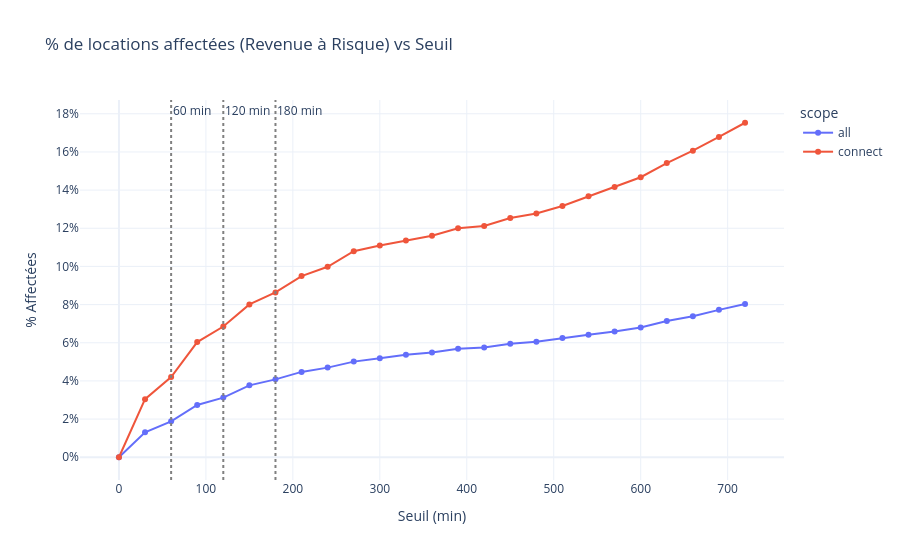

Notebook cell for this chart:
### Code cell
# --- Graphique 6 : Chiffre d'affaires affecté vs seuil ---
fig6 = px.line(df_sim, x='threshold', y='pct_rentals_affected', color='scope', markers=True,
    title='% de locations affectées (Revenue à Risque) vs Seuil',
    labels={'threshold': 'Seuil (min)', 'pct_rentals_affected': '% Affectées'},
    color_discrete_map={'all': '#636EFA', 'connect': '#EF553B'})
for t in [60, 120, 180]:
    fig6.add_vline(x=t, line_dash='dot', line_color='grey', annotation_text=str(t)+' min')
fig6.update_layout(template='plotly_white', yaxis_ticksuffix='%')
fig6.show()

### Figure 1 — Plotly figure (JSON) as saved in the notebook; plotly's stock layout.template omitted (floating-point values rounded to 4 significant figures)
{"data": [{"hovertemplate": "scope=all<br>Seuil (min)=%{x}<br>% Affectées=%{y}<extra></extra>", "legendgroup": "all", "line": {"color": "#636EFA", "dash": "solid"}, "marker": {"symbol": "circle"}, "mode": "lines+markers", "name": "all", "orientation": "v", "showlegend": true, "type": "scatter", "x": [0, 30, 60, 90, 120, 150, 180, 210, 240, 270, 300, 330, 360, 390, 420, 450, 480, 510, 540, 570, 600, 630, 660, 690, 720], "xaxis": "x", "y": [0.0, 1.309, 1.882, 2.74, 3.125, 3.768, 4.083, 4.472, 4.697, 5.012, 5.19, 5.368, 5.49, 5.683, 5.753, 5.946, 6.053, 6.251, 6.42, 6.593, 6.8, 7.137, 7.386, 7.724, 8.029], "yaxis": "y"}, {"hovertemplate": "scope=connect<br>Seuil (min)=%{x}<br>% Affectées=%{y}<extra></extra>", "legendgroup": "connect", "line": {"color": "#EF553B", "dash": "solid"}, "marker": {"symbol": "circle"}, "mode": "lines+markers", "name": "connect", "orientation": "v", "showlegend": true, "type": "scatter", "x": [0, 30, 60, 90, 120, 150, 180, 210, 240, 270, 300, 330, 360, 390, 420, 450, 480, 510, 540, 570, 600, 630, 660, 690, 720], "xaxis": "x", "y": [0.0, 3.042, 4.202, 6.037, 6.849, 8.01, 8.637, 9.496, 9.984, 10.8, 11.1, 11.35, 11.61, 12.0, 12.12, 12.54, 12.77, 13.16, 13.68, 14.16, 14.67, 15.42, 16.07, 16.79, 17.53], "yaxis": "y"}], "layout": {"annotations": [{"showarrow": false, "text": "60 min", "x": 60, "xanchor": "left", "xref": "x", "y": 1, "yanchor": "top", "yref": "y domain"}, {"showarrow": false, "text": "120 min", "x": 120, "xanchor": "left", "xref": "x", "y": 1, "yanchor": "top", "yref": "y domain"}, {"showarrow": false, "text": "180 min", "x": 180, "xanchor": "left", "xref": "x", "y": 1, "yanchor": "top", "yref": "y domain"}], "legend": {"title": {"text": "scope"}, "tracegroupgap": 0}, "shapes": [{"line": {"color": "grey", "dash": "dot"}, "type": "line", "x0": 60, "x1": 60, "xref": "x", "y0": 0, "y1": 1, "yref": "y domain"}, {"line": {"color": "grey", "dash": "dot"}, "type": "line", "x0": 120, "x1": 120, "xref": "x", "y0": 0, "y1": 1, "yref": "y domain"}, {"line": {"color": "grey", "dash": "dot"}, "type": "line", "x0": 180, "x1": 180, "xref": "x", "y0": 0, "y1": 1, "yref": "y domain"}], "title": {"text": "% de locations affectées (Revenue à Risque) vs Seuil"}, "xaxis": {"anchor": "y", "domain": [0, 1], "title": {"text": "Seuil (min)"}}, "yaxis": {"anchor": "x", "domain": [0, 1], "ticksuffix": "%", "title": {"text": "% Affectées"}}}}
